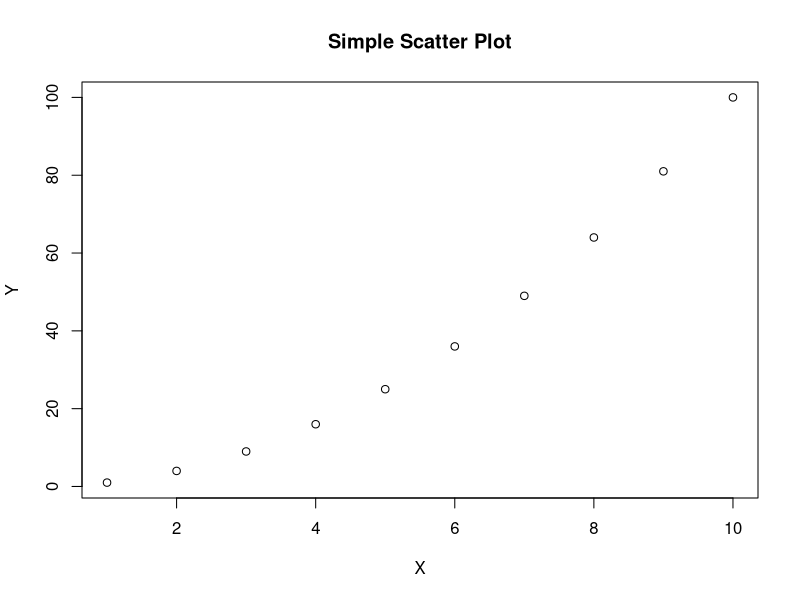

R code for this plot: (Note: this script raises an error after producing the figure.)
# Addition
2 + 3
# Subtraction
5 - 2
# Multiplication
4 * 6
# Division
10 / 2
# Declare variables
x <- 5
y <- 3
#--------------------------------------------------------------------------------
cat("helloworld")
# Perform operations
sum <- x + y
difference <- x - y
# View the results
sum
difference
# Numeric
num_var <- 10
# Character
char_var <- "Hello, R!"
#---------------------------------------------------------------------------------
# Logical
bool_var <- TRUE
# View the data types
class(num_var)
class(char_var)
class(bool_var)
# Generate data
x <- 1:10
y <- x^2
# Plot
plot(x, y, main = "Simple Scatter Plot", xlab = "X", ylab = "Y")
#---------------------------------------------------------------------------------
# 3 operators =>   left hand(<-), right hand(->), = , all are same
a<-1#global variable
a
2->b
b
c = 3
c
#---------------------------------------------------------------------------------
newEnv = new.env()
newEnv$g =2
print(newEnv) #it will return memory address where newENv is stored
print(newEnv$a)# NUll
print(newEnv$g) #2
print(g)# error
#---------------------------------------------------------------------------------

#rm() #used to remove a variable and enviornment
newEnv1 = new.env()
rm(newEnv1)
newEnv$v = 23# local variable
rm(g,envir = newEnv)
ls(newEnv)

#---------------------------------------------------------------------------------

func = function(){
  age = 18 # local
  age1 = 20
  name ="Navneet"
  print("my age is : ",age)
  print("my age is %d: ",age)
  print(paste("my age is : ",age))
  print(paste("my age is %d: ",age))
  print(sprintf("my age is %d : ",age))
  print(sprintf("my age is %d  ",age))
  print(age,age1)
  print(name,age)
  print(paste(name,age))
  print(paste("my name is :",name,"my age is :",age))
  cat("my name is ",name,"my age is ",age)
  #print(paste("my name is :"+name+"my age is :",age)) #error
  cat("\n",name,"\n",age)
  cat("\n",name,age,age1)
  }
